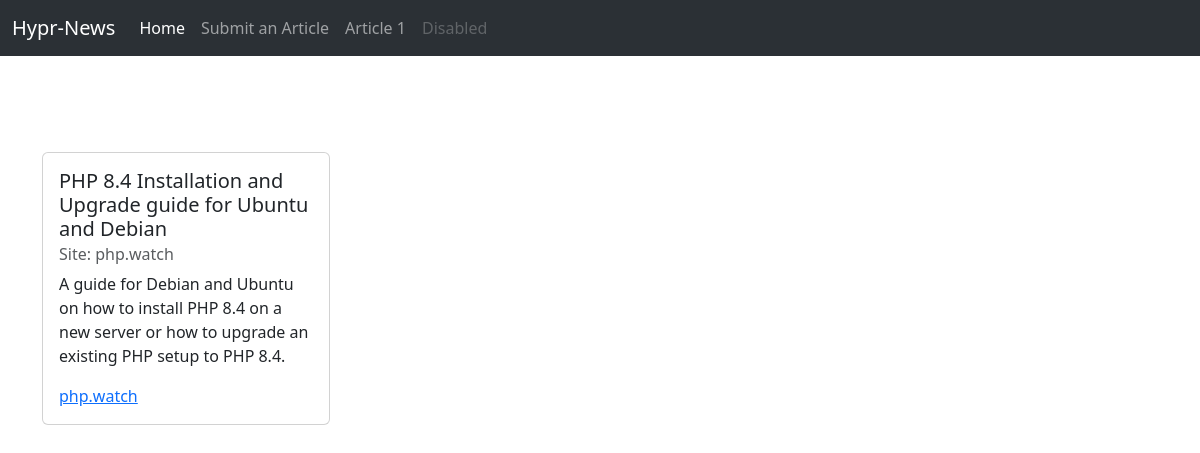
The app's page /article/2 with its own data.
### tables this page shows
CREATE TABLE news (
  id INTEGER PRIMARY KEY AUTOINCREMENT,
  created TIMESTAMP NOT NULL DEFAULT CURRENT_TIMESTAMP,
  title TEXT NOT NULL,
  body TEXT NOT NULL,
  url TEXT NOT NULL
  /*
  We'll figure this out later:

  author_id INTEGER NOT NULL,
  FOREIGN KEY (author_id) REFERENCES user (id)
  
  */
);

### hyprnews/news.py (the view)
@bp.route('/article/<id>')
def article(id):
    a = get_article(id)
    parsed = urlparse(a["url"])
    return render_template("news/article.html", title=a["title"], body=a["body"], url=a["url"], domain=parsed.hostname)

### hyprnews/db.py (called while the page is built)
def get_db():
    if 'db' not in g:
        g.db = sqlite3.connect(
            current_app.config['DATABASE'],
            detect_types=sqlite3.PARSE_DECLTYPES
        )
        g.db.row_factory = sqlite3.Row
    return g.db

### hyprnews/news.py (called while the page is built)
def get_article(id, check_author=True):
    article = get_db().execute(
        'SELECT id, created, title, body, url '
        'FROM news '
        'WHERE id = ?',
        (id,)
    ).fetchone()
    if article is None:
        abort(404, f"Article id {id} doesn't exist.")
    return article

### hyprnews/templates/news/article.html
{% extends "base.html" %}
{% block content %}
<br>
<br>
<br>
<br>
<div class="card" style="width: 18rem;">
  <div class="card-body">
    <h5 class="card-title">{{ title }}</h5>
    <h6 class="card-subtitle mb-2 text-body-secondary">Site: {{ domain }}</h6>
    <p class="card-text" style="white-space: pre-line">{{ body | safe  }}</p>
    <a href="{{ url }}" class="card-link">{{ domain }}</a>
  </div>
</div>
{% endblock %}

### records on screen
news: title "PHP 8.4 Installation and Upgrade guide for Ubuntu and Debian", body "A guide for Debian and Ubuntu on how to install PHP 8.4 on a new server or how to upgrade an existing PHP setup to PHP 8.4."

### other values on screen
{{ domain }} "php.watch"
